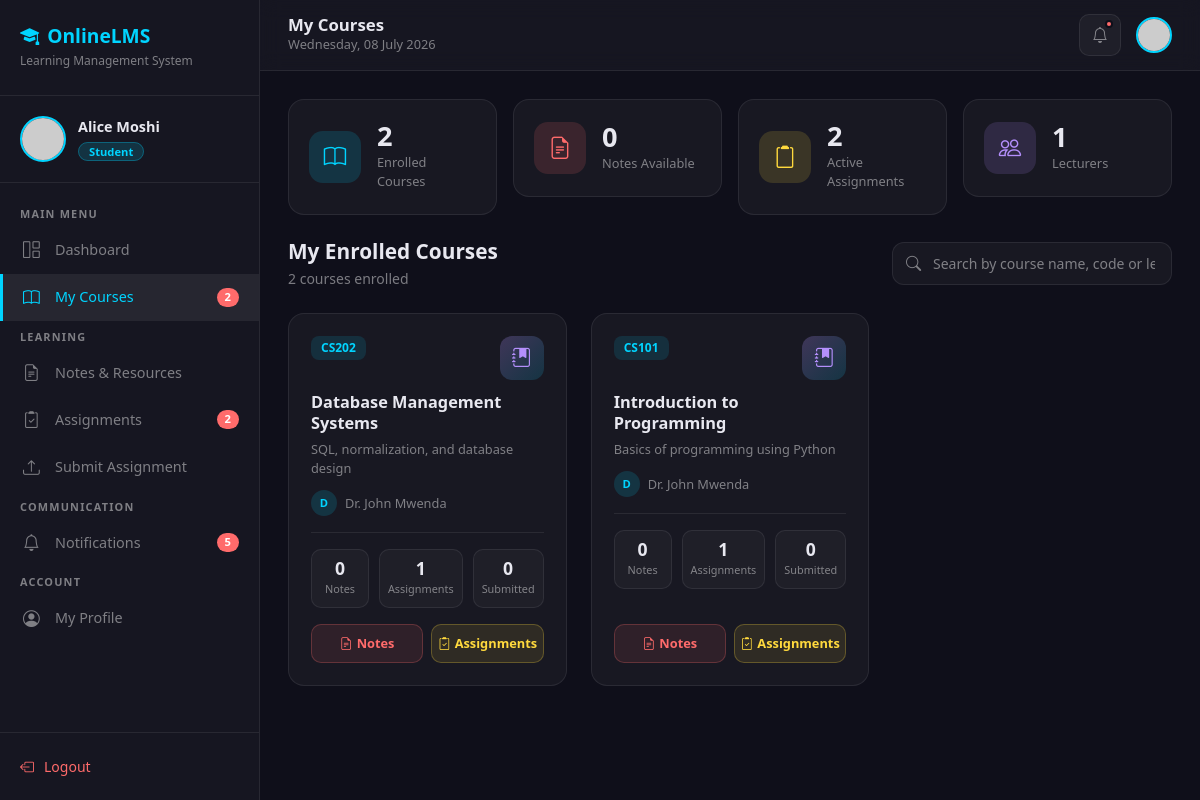
The app's page /student/courses.php (signed in) with its own data.
### tables this page shows
CREATE TABLE `courses` (
  `id` int(11) NOT NULL,
  `course_code` varchar(20) NOT NULL,
  `course_name` varchar(150) NOT NULL,
  `description` text DEFAULT NULL,
  `lecturer_id` int(11) NOT NULL,
  `status` enum('active','inactive') DEFAULT 'active',
  `created_at` timestamp NOT NULL DEFAULT current_timestamp(),
  `updated_at` timestamp NOT NULL DEFAULT current_timestamp() ON UPDATE current_timestamp()
);

CREATE TABLE `users` (
  `id` int(11) NOT NULL,
  `name` varchar(100) NOT NULL,
  `email` varchar(150) NOT NULL,
  `password` varchar(255) NOT NULL,
  `role` enum('admin','lecturer','student') NOT NULL DEFAULT 'student',
  `profile_picture` varchar(255) DEFAULT 'profile-default.png',
  `phone` varchar(20) DEFAULT NULL,
  `status` enum('active','inactive','suspended') DEFAULT 'active',
  `created_at` timestamp NOT NULL DEFAULT current_timestamp(),
  `updated_at` timestamp NOT NULL DEFAULT current_timestamp() ON UPDATE current_timestamp()
);

### student/courses.php (the view, shortened to what this page needs)
<?php
require_once '../includes/db_connection.php';
$student_id   = $_SESSION['user_id'];
$student_name = $_SESSION['user_name'];
$student_query = mysqli_query($conn, "SELECT * FROM users WHERE id = '$student_id'");
$student       = mysqli_fetch_assoc($student_query);
$search        = isset($_GET['search']) ? trim($_GET['search']) : '';
$search_clause = '';
$courses_count = mysqli_fetch_assoc(
    mysqli_query($conn, "SELECT COUNT(*) as total FROM course_enrollments
                          WHERE student_id = '$student_id' AND status = 'enrolled'")
)['total'];
$notes_count = mysqli_fetch_assoc(
    mysqli_query($conn, "SELECT COUNT(*) as total FROM notes n
                          INNER JOIN course_enrollments ce ON n.course_id = ce.course_id
                          WHERE ce.student_id = '$student_id'
                          AND ce.status = 'enrolled'
                          AND n.status = 'active'")
)['total'];
$assignments_count = mysqli_fetch_assoc(
    mysqli_query($conn, "SELECT COUNT(*) as total FROM assignments a
                          INNER JOIN course_enrollments ce ON a.course_id = ce.course_id
                          WHERE ce.student_id = '$student_id'
                          AND ce.status = 'enrolled'
                          AND a.status = 'active'")
)['total'];
$lecturers_count = mysqli_fetch_assoc(
    mysqli_query($conn, "SELECT COUNT(DISTINCT c.lecturer_id) as total
                          FROM courses c
                          INNER JOIN course_enrollments ce ON c.id = ce.course_id
                          WHERE ce.student_id = '$student_id'
                          AND ce.status = 'enrolled'")
)['total'];
$notifications_count = mysqli_fetch_assoc(
    mysqli_query($conn, "SELECT COUNT(*) as total FROM notifications n
                          LEFT JOIN notification_reads nr ON n.id = nr.notification_id
                              AND nr.user_id = '$student_id'
                          WHERE (n.target_role = 'student' OR n.target_role = 'all')
                          AND nr.id IS NULL")
)['total'];
$my_courses = mysqli_query($conn,
    "SELECT c.*, u.name AS lecturer_name, u.email AS lecturer_email,
            (SELECT COUNT(*) FROM notes WHERE course_id = c.id AND status = 'active') AS notes_count,
            (SELECT COUNT(*) FROM assignments WHERE course_id = c.id AND status = 'active') AS assignments_count,
            (SELECT COUNT(*) FROM assignments a2
                INNER JOIN submissions s2 ON a2.id = s2.assignment_id AND s2.student_id = '$student_id'
             WHERE a2.course_id = c.id AND a2.status = 'active') AS submitted_count
     FROM courses c
     INNER JOIN course_enrollments ce ON c.id = ce.course_id
     INNER JOIN users u ON c.lecturer_id = u.id
     WHERE ce.student_id = '$student_id'
     AND ce.status = 'enrolled'
     $search_clause
     ORDER BY c.course_name ASC"
);
$total_results = mysqli_num_rows($my_courses);
?>
<!DOCTYPE html>
<html lang="en">
<head>
    <link rel="stylesheet" href="https://cdn.jsdelivr.net/npm/bootstrap@5.3.0/dist/css/bootstrap.min.css">
    <link rel="stylesheet" href="https://cdn.jsdelivr.net/npm/bootstrap-icons@1.10.5/font/bootstrap-icons.css">
</head>
<body>
<aside class="sidebar" id="sidebar">
    <div class="sidebar-brand">
        <h5><i class="bi bi-mortarboard-fill me-2"></i>OnlineLMS</h5>
        <span>Learning Management System</span>
    </div>
    <div class="sidebar-profile">
        <img src="../uploads/profiles/<?= htmlspecialchars($student['profile_picture']) ?>"
             onerror="this.src='https://ui-avatars.com/api/?name=<?= urlencode($student_name) ?>&background=00d4ff&color=fff&size=46'"
             alt="Profile">
        <div>
            <div class="name"><?= htmlspecialchars($student_name) ?></div>
            <span class="role-badge">Student</span>
        </div>
    </div>
    <nav class="sidebar-nav">
        <div class="nav-section">Main Menu</div>
        <a href="dashboard.php">
            <i class="bi bi-grid-1x2"></i> Dashboard
        </a>
        <a href="courses.php" class="active">
            <i class="bi bi-book"></i> My Courses
            <?php if ($courses_count > 0): ?>
                <span class="nav-badge"><?= $courses_count ?></span>
            <?php endif; ?>
        </a>
        <div class="nav-section">Learning</div>
        <a href="notes.php">
            <i class="bi bi-file-earmark-text"></i> Notes & Resources
        </a>
        <a href="assignments.php">
            <i class="bi bi-clipboard2-check"></i> Assignments
            <?php if ($assignments_count > 0): ?>
                <span class="nav-badge"><?= $assignments_count ?></span>
            <?php endif; ?>
        </a>
        <a href="submit_assignment.php">
            <i class="bi bi-upload"></i> Submit Assignment
        </a>
        <div class="nav-section">Communication</div>
        <a href="notifications.php">
            <i class="bi bi-bell"></i> Notifications
            <?php if ($notifications_count > 0): ?>
                <span class="nav-badge"><?= $notifications_count ?></span>
            <?php endif; ?>
        </a>
        <div class="nav-section">Account</div>
        <a href="profile.php">
            <i class="bi bi-person-circle"></i> My Profile
        </a>
    </nav>
    <div class="sidebar-footer">
    <a href="../logout.php"
       onclick="return confirm('Are you sure you want to logout?')"
       style="display:flex; align-items:center; gap:10px;
              color:var(--red); text-decoration:none;
              font-size:0.875rem; font-weight:500; padding:8px 0;">
        <i class="bi bi-box-arrow-left"></i> Logout
    </a>
</div>
</aside>
<div class="main-content">
    <div class="topbar">
        <div class="d-flex align-items-center gap-3">
            <div class="topbar-left">
                <h6>My Courses</h6>
                <p><?= date('l, d F Y') ?></p>
            </div>
        </div>
        <div class="topbar-right">
            <a href="notifications.php" class="notif-btn">
                <i class="bi bi-bell"></i>
                <?php if ($notifications_count > 0): ?>
                    <span class="notif-dot"></span>
                <?php endif; ?>
            </a>
            <a href="profile.php" style="text-decoration:none;">
                <img src="../uploads/profiles/<?= htmlspecialchars($student['profile_picture']) ?>"
                     onerror="this.src='https://ui-avatars.com/api/?name=<?= urlencode($student_name) ?>&background=00d4ff&color=fff&size=36'"
                     style="width:36px;height:36px;border-radius:50%;object-fit:cover;border:2px solid var(--accent);">
            </a>
        </div>
    </div>
    <div class="page-body">
        <div class="row g-3 mb-4">
            <div class="col-6 col-lg-3">
                <div class="stat-card">
                    <div class="stat-icon blue"><i class="bi bi-book"></i></div>
                    <div class="stat-info">
                        <h3><?= $courses_count ?></h3>
                        <p>Enrolled Courses</p>
                    </div>
                </div>
            </div>
            <div class="col-6 col-lg-3">
                <div class="stat-card">
                    <div class="stat-icon red"><i class="bi bi-file-earmark-text"></i></div>
                    <div class="stat-info">
                        <h3><?= $notes_count ?></h3>
                        <p>Notes Available</p>
                    </div>
                </div>
            </div>
            <div class="col-6 col-lg-3">
                <div class="stat-card">
                    <div class="stat-icon yellow"><i class="bi bi-clipboard2"></i></div>
                    <div class="stat-info">
                        <h3><?= $assignments_count ?></h3>
                        <p>Active Assignments</p>
                    </div>
                </div>
            </div>
            <div class="col-6 col-lg-3">
                <div class="stat-card">
                    <div class="stat-icon purple"><i class="bi bi-people"></i></div>
                    <div class="stat-info">
                        <h3><?= $lecturers_count ?></h3>
                        <p>Lecturers</p>
                    </div>
                </div>
            </div>
        </div>
        <div class="page-header">
            <div>
                <h4>My Enrolled Courses</h4>
                <p>
                    <?= $total_results ?> course<?= $total_results == 1 ? '' : 's' ?>
                    <?= $search !== '' ? 'matching "' . htmlspecialchars($search) . '"' : 'enrolled' ?>
                </p>
            </div>
            <form action="courses.php" method="GET" class="search-bar">
                <i class="bi bi-search"></i>
                <input type="text" name="search" placeholder="Search by course name, code or lecturer..."
                       value="<?= htmlspecialchars($search) ?>">
            </form>
        </div>
        <?php if ($total_results > 0): ?>
            <div class="row g-4">
                <?php while ($course = mysqli_fetch_assoc($my_courses)): ?>
                    <div class="col-md-6 col-xl-4">
                        <div class="course-card-full">
                            <div class="course-card-top">
                                <span class="course-code"><?= htmlspecialchars($course['course_code']) ?></span>
                                <div class="course-avatar"><i class="bi bi-journal-bookmark-fill"></i></div>
                            </div>
                            <div class="course-name"><?= htmlspecialchars($course['course_name']) ?></div>
                            <?php if (!empty($course['description'])): ?>
                                <div class="course-desc">
                                    <?= htmlspecialchars(substr($course['description'], 0, 90)) ?><?= strlen($course['description']) > 90 ? '...' : '' ?>
                                </div>
                            <?php endif; ?>
                            <div class="course-lecturer">
                                <div class="avatar-sm">
                                    <?= htmlspecialchars(strtoupper(substr($course['lecturer_name'], 0, 1))) ?>
                                </div>
                                <span><?= htmlspecialchars($course['lecturer_name']) ?></span>
                            </div>
                            <div class="course-stats-row">
                                <div class="course-stat-pill">
                                    <div class="num"><?= $course['notes_count'] ?></div>
                                    <div class="lbl">Notes</div>
                                </div>
                                <div class="course-stat-pill">
                                    <div class="num"><?= $course['assignments_count'] ?></div>
                                    <div class="lbl">Assignments</div>
                                </div>
                                <div class="course-stat-pill">
                                    <div class="num"><?= $course['submitted_count'] ?></div>
                                    <div class="lbl">Submitted</div>
                                </div>
                            </div>
                            <div class="course-card-actions">
                                <a href="notes.php?course_id=<?= $course['id'] ?>" class="btn-course notes">
                                    <i class="bi bi-file-earmark-text me-1"></i>Notes
                                </a>
                                <a href="assignments.php?course_id=<?= $course['id'] ?>" class="btn-course assign">
                                    <i class="bi bi-clipboard2-check me-1"></i>Assignments
                                </a>
                            </div>
                        </div>
                    </div>
                <?php endwhile; ?>
            </div>
        <?php endif; ?>
    </div>
</div>
</body>
</html>

### records on screen
courses: course_code "CS202", course_name "Database Management Systems", description "SQL, normalization, and database design", lecturer.name "D", lecturer.name "Dr. John Mwenda", notes_count "0", assignments_count "1", submitted_count "0"
courses: course_code "CS101", course_name "Introduction to Programming", description "Basics of programming using Python", lecturer.name "D", lecturer.name "Dr. John Mwenda", notes_count "0", assignments_count "1", submitted_count "0"

### other values on screen
$student_name "Alice Moshi"
$courses_count "2"
$assignments_count "2"
$notifications_count "5"
$notes_count "0"
$lecturers_count "1"
$total_results "2"
